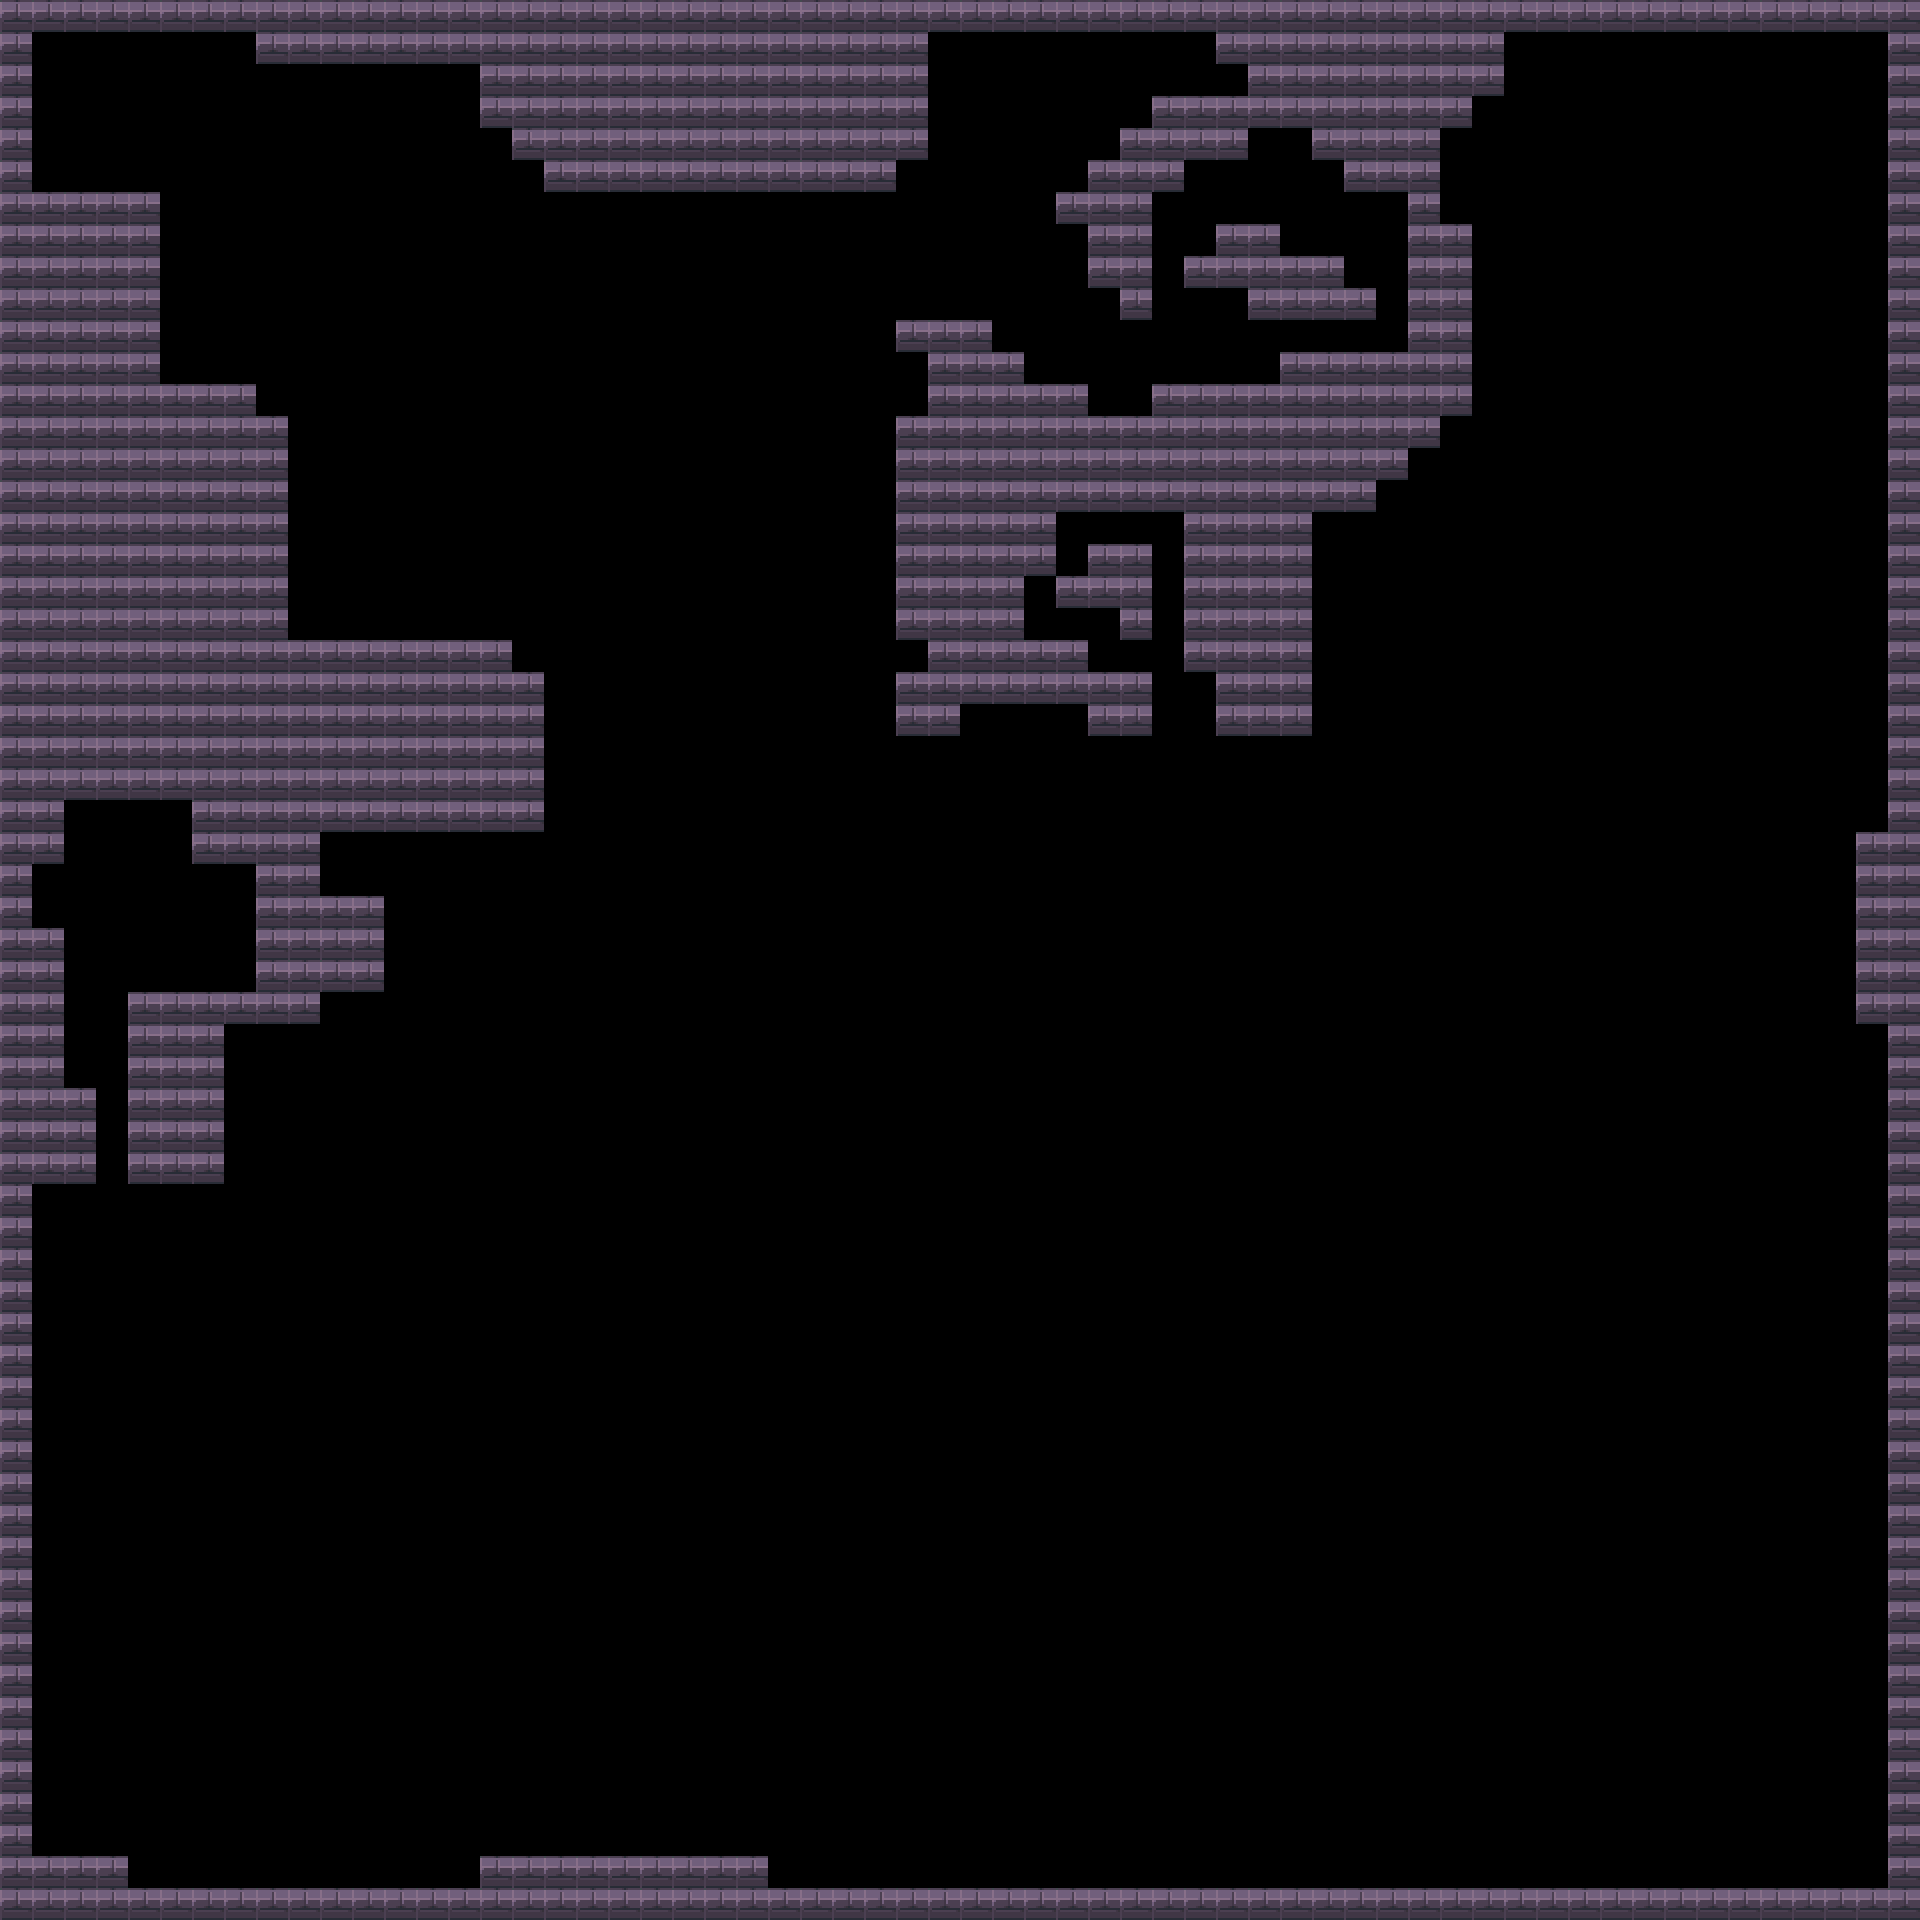

Tiled map render using the project's own tile images. Description and the whole map definition, tile-layer contents included, below:
An orthogonal 60x60 tile map with 32x32 px tiles, 1 tile layer (Tile Layer 1).

<map version="1.5" tiledversion="1.7.2" orientation="orthogonal" renderorder="right-down" width="60" height="60" tilewidth="32" tileheight="32" infinite="0" nextlayerid="2" nextobjectid="1">
 <tileset firstgid="1" source="wall.tsx" />
 <layer id="1" name="Tile Layer 1" width="60" height="60">
  <data encoding="csv">
1,1,1,1,1,1,1,1,1,1,1,1,1,1,1,1,1,1,1,1,1,1,1,1,1,1,1,1,1,1,1,1,1,1,1,1,1,1,1,1,1,1,1,1,1,1,1,1,1,1,1,1,1,1,1,1,1,1,1,1,
1,0,0,0,0,0,0,0,1,1,1,1,1,1,1,1,1,1,1,1,1,1,1,1,1,1,1,1,1,0,0,0,0,0,0,0,0,0,1,1,1,1,1,1,1,1,1,0,0,0,0,0,0,0,0,0,0,0,0,1,
1,0,0,0,0,0,0,0,0,0,0,0,0,0,0,1,1,1,1,1,1,1,1,1,1,1,1,1,1,0,0,0,0,0,0,0,0,0,0,1,1,1,1,1,1,1,1,0,0,0,0,0,0,0,0,0,0,0,0,1,
1,0,0,0,0,0,0,0,0,0,0,0,0,0,0,1,1,1,1,1,1,1,1,1,1,1,1,1,1,0,0,0,0,0,0,0,1,1,1,1,1,1,1,1,1,1,0,0,0,0,0,0,0,0,0,0,0,0,0,1,
1,0,0,0,0,0,0,0,0,0,0,0,0,0,0,0,1,1,1,1,1,1,1,1,1,1,1,1,1,0,0,0,0,0,0,1,1,1,1,0,0,1,1,1,1,0,0,0,0,0,0,0,0,0,0,0,0,0,0,1,
1,0,0,0,0,0,0,0,0,0,0,0,0,0,0,0,0,1,1,1,1,1,1,1,1,1,1,1,0,0,0,0,0,0,1,1,1,0,0,0,0,0,1,1,1,0,0,0,0,0,0,0,0,0,0,0,0,0,0,1,
1,1,1,1,1,0,0,0,0,0,0,0,0,0,0,0,0,0,0,0,0,0,0,0,0,0,0,0,0,0,0,0,0,1,1,1,0,0,0,0,0,0,0,0,1,0,0,0,0,0,0,0,0,0,0,0,0,0,0,1,
1,1,1,1,1,0,0,0,0,0,0,0,0,0,0,0,0,0,0,0,0,0,0,0,0,0,0,0,0,0,0,0,0,0,1,1,0,0,1,1,0,0,0,0,1,1,0,0,0,0,0,0,0,0,0,0,0,0,0,1,
1,1,1,1,1,0,0,0,0,0,0,0,0,0,0,0,0,0,0,0,0,0,0,0,0,0,0,0,0,0,0,0,0,0,1,1,0,1,1,1,1,1,0,0,1,1,0,0,0,0,0,0,0,0,0,0,0,0,0,1,
1,1,1,1,1,0,0,0,0,0,0,0,0,0,0,0,0,0,0,0,0,0,0,0,0,0,0,0,0,0,0,0,0,0,0,1,0,0,0,1,1,1,1,0,1,1,0,0,0,0,0,0,0,0,0,0,0,0,0,1,
1,1,1,1,1,0,0,0,0,0,0,0,0,0,0,0,0,0,0,0,0,0,0,0,0,0,0,0,1,1,1,0,0,0,0,0,0,0,0,0,0,0,0,0,1,1,0,0,0,0,0,0,0,0,0,0,0,0,0,1,
1,1,1,1,1,0,0,0,0,0,0,0,0,0,0,0,0,0,0,0,0,0,0,0,0,0,0,0,0,1,1,1,0,0,0,0,0,0,0,0,1,1,1,1,1,1,0,0,0,0,0,0,0,0,0,0,0,0,0,1,
1,1,1,1,1,1,1,1,0,0,0,0,0,0,0,0,0,0,0,0,0,0,0,0,0,0,0,0,0,1,1,1,1,1,0,0,1,1,1,1,1,1,1,1,1,1,0,0,0,0,0,0,0,0,0,0,0,0,0,1,
1,1,1,1,1,1,1,1,1,0,0,0,0,0,0,0,0,0,0,0,0,0,0,0,0,0,0,0,1,1,1,1,1,1,1,1,1,1,1,1,1,1,1,1,1,0,0,0,0,0,0,0,0,0,0,0,0,0,0,1,
1,1,1,1,1,1,1,1,1,0,0,0,0,0,0,0,0,0,0,0,0,0,0,0,0,0,0,0,1,1,1,1,1,1,1,1,1,1,1,1,1,1,1,1,0,0,0,0,0,0,0,0,0,0,0,0,0,0,0,1,
1,1,1,1,1,1,1,1,1,0,0,0,0,0,0,0,0,0,0,0,0,0,0,0,0,0,0,0,1,1,1,1,1,1,1,1,1,1,1,1,1,1,1,0,0,0,0,0,0,0,0,0,0,0,0,0,0,0,0,1,
1,1,1,1,1,1,1,1,1,0,0,0,0,0,0,0,0,0,0,0,0,0,0,0,0,0,0,0,1,1,1,1,1,0,0,0,0,1,1,1,1,0,0,0,0,0,0,0,0,0,0,0,0,0,0,0,0,0,0,1,
1,1,1,1,1,1,1,1,1,0,0,0,0,0,0,0,0,0,0,0,0,0,0,0,0,0,0,0,1,1,1,1,1,0,1,1,0,1,1,1,1,0,0,0,0,0,0,0,0,0,0,0,0,0,0,0,0,0,0,1,
1,1,1,1,1,1,1,1,1,0,0,0,0,0,0,0,0,0,0,0,0,0,0,0,0,0,0,0,1,1,1,1,0,1,1,1,0,1,1,1,1,0,0,0,0,0,0,0,0,0,0,0,0,0,0,0,0,0,0,1,
1,1,1,1,1,1,1,1,1,0,0,0,0,0,0,0,0,0,0,0,0,0,0,0,0,0,0,0,1,1,1,1,0,0,0,1,0,1,1,1,1,0,0,0,0,0,0,0,0,0,0,0,0,0,0,0,0,0,0,1,
1,1,1,1,1,1,1,1,1,1,1,1,1,1,1,1,0,0,0,0,0,0,0,0,0,0,0,0,0,1,1,1,1,1,0,0,0,1,1,1,1,0,0,0,0,0,0,0,0,0,0,0,0,0,0,0,0,0,0,1,
1,1,1,1,1,1,1,1,1,1,1,1,1,1,1,1,1,0,0,0,0,0,0,0,0,0,0,0,1,1,1,1,1,1,1,1,0,0,1,1,1,0,0,0,0,0,0,0,0,0,0,0,0,0,0,0,0,0,0,1,
1,1,1,1,1,1,1,1,1,1,1,1,1,1,1,1,1,0,0,0,0,0,0,0,0,0,0,0,1,1,0,0,0,0,1,1,0,0,1,1,1,0,0,0,0,0,0,0,0,0,0,0,0,0,0,0,0,0,0,1,
1,1,1,1,1,1,1,1,1,1,1,1,1,1,1,1,1,0,0,0,0,0,0,0,0,0,0,0,0,0,0,0,0,0,0,0,0,0,0,0,0,0,0,0,0,0,0,0,0,0,0,0,0,0,0,0,0,0,0,1,
1,1,1,1,1,1,1,1,1,1,1,1,1,1,1,1,1,0,0,0,0,0,0,0,0,0,0,0,0,0,0,0,0,0,0,0,0,0,0,0,0,0,0,0,0,0,0,0,0,0,0,0,0,0,0,0,0,0,0,1,
1,1,0,0,0,0,1,1,1,1,1,1,1,1,1,1,1,0,0,0,0,0,0,0,0,0,0,0,0,0,0,0,0,0,0,0,0,0,0,0,0,0,0,0,0,0,0,0,0,0,0,0,0,0,0,0,0,0,0,1,
1,1,0,0,0,0,1,1,1,1,0,0,0,0,0,0,0,0,0,0,0,0,0,0,0,0,0,0,0,0,0,0,0,0,0,0,0,0,0,0,0,0,0,0,0,0,0,0,0,0,0,0,0,0,0,0,0,0,1,1,
1,0,0,0,0,0,0,0,1,1,0,0,0,0,0,0,0,0,0,0,0,0,0,0,0,0,0,0,0,0,0,0,0,0,0,0,0,0,0,0,0,0,0,0,0,0,0,0,0,0,0,0,0,0,0,0,0,0,1,1,
1,0,0,0,0,0,0,0,1,1,1,1,0,0,0,0,0,0,0,0,0,0,0,0,0,0,0,0,0,0,0,0,0,0,0,0,0,0,0,0,0,0,0,0,0,0,0,0,0,0,0,0,0,0,0,0,0,0,1,1,
1,1,0,0,0,0,0,0,1,1,1,1,0,0,0,0,0,0,0,0,0,0,0,0,0,0,0,0,0,0,0,0,0,0,0,0,0,0,0,0,0,0,0,0,0,0,0,0,0,0,0,0,0,0,0,0,0,0,1,1,
1,1,0,0,0,0,0,0,1,1,1,1,0,0,0,0,0,0,0,0,0,0,0,0,0,0,0,0,0,0,0,0,0,0,0,0,0,0,0,0,0,0,0,0,0,0,0,0,0,0,0,0,0,0,0,0,0,0,1,1,
1,1,0,0,1,1,1,1,1,1,0,0,0,0,0,0,0,0,0,0,0,0,0,0,0,0,0,0,0,0,0,0,0,0,0,0,0,0,0,0,0,0,0,0,0,0,0,0,0,0,0,0,0,0,0,0,0,0,1,1,
1,1,0,0,1,1,1,0,0,0,0,0,0,0,0,0,0,0,0,0,0,0,0,0,0,0,0,0,0,0,0,0,0,0,0,0,0,0,0,0,0,0,0,0,0,0,0,0,0,0,0,0,0,0,0,0,0,0,0,1,
1,1,0,0,1,1,1,0,0,0,0,0,0,0,0,0,0,0,0,0,0,0,0,0,0,0,0,0,0,0,0,0,0,0,0,0,0,0,0,0,0,0,0,0,0,0,0,0,0,0,0,0,0,0,0,0,0,0,0,1,
1,1,1,0,1,1,1,0,0,0,0,0,0,0,0,0,0,0,0,0,0,0,0,0,0,0,0,0,0,0,0,0,0,0,0,0,0,0,0,0,0,0,0,0,0,0,0,0,0,0,0,0,0,0,0,0,0,0,0,1,
1,1,1,0,1,1,1,0,0,0,0,0,0,0,0,0,0,0,0,0,0,0,0,0,0,0,0,0,0,0,0,0,0,0,0,0,0,0,0,0,0,0,0,0,0,0,0,0,0,0,0,0,0,0,0,0,0,0,0,1,
1,1,1,0,1,1,1,0,0,0,0,0,0,0,0,0,0,0,0,0,0,0,0,0,0,0,0,0,0,0,0,0,0,0,0,0,0,0,0,0,0,0,0,0,0,0,0,0,0,0,0,0,0,0,0,0,0,0,0,1,
1,0,0,0,0,0,0,0,0,0,0,0,0,0,0,0,0,0,0,0,0,0,0,0,0,0,0,0,0,0,0,0,0,0,0,0,0,0,0,0,0,0,0,0,0,0,0,0,0,0,0,0,0,0,0,0,0,0,0,1,
1,0,0,0,0,0,0,0,0,0,0,0,0,0,0,0,0,0,0,0,0,0,0,0,0,0,0,0,0,0,0,0,0,0,0,0,0,0,0,0,0,0,0,0,0,0,0,0,0,0,0,0,0,0,0,0,0,0,0,1,
1,0,0,0,0,0,0,0,0,0,0,0,0,0,0,0,0,0,0,0,0,0,0,0,0,0,0,0,0,0,0,0,0,0,0,0,0,0,0,0,0,0,0,0,0,0,0,0,0,0,0,0,0,0,0,0,0,0,0,1,
1,0,0,0,0,0,0,0,0,0,0,0,0,0,0,0,0,0,0,0,0,0,0,0,0,0,0,0,0,0,0,0,0,0,0,0,0,0,0,0,0,0,0,0,0,0,0,0,0,0,0,0,0,0,0,0,0,0,0,1,
1,0,0,0,0,0,0,0,0,0,0,0,0,0,0,0,0,0,0,0,0,0,0,0,0,0,0,0,0,0,0,0,0,0,0,0,0,0,0,0,0,0,0,0,0,0,0,0,0,0,0,0,0,0,0,0,0,0,0,1,
1,0,0,0,0,0,0,0,0,0,0,0,0,0,0,0,0,0,0,0,0,0,0,0,0,0,0,0,0,0,0,0,0,0,0,0,0,0,0,0,0,0,0,0,0,0,0,0,0,0,0,0,0,0,0,0,0,0,0,1,
1,0,0,0,0,0,0,0,0,0,0,0,0,0,0,0,0,0,0,0,0,0,0,0,0,0,0,0,0,0,0,0,0,0,0,0,0,0,0,0,0,0,0,0,0,0,0,0,0,0,0,0,0,0,0,0,0,0,0,1,
1,0,0,0,0,0,0,0,0,0,0,0,0,0,0,0,0,0,0,0,0,0,0,0,0,0,0,0,0,0,0,0,0,0,0,0,0,0,0,0,0,0,0,0,0,0,0,0,0,0,0,0,0,0,0,0,0,0,0,1,
1,0,0,0,0,0,0,0,0,0,0,0,0,0,0,0,0,0,0,0,0,0,0,0,0,0,0,0,0,0,0,0,0,0,0,0,0,0,0,0,0,0,0,0,0,0,0,0,0,0,0,0,0,0,0,0,0,0,0,1,
1,0,0,0,0,0,0,0,0,0,0,0,0,0,0,0,0,0,0,0,0,0,0,0,0,0,0,0,0,0,0,0,0,0,0,0,0,0,0,0,0,0,0,0,0,0,0,0,0,0,0,0,0,0,0,0,0,0,0,1,
1,0,0,0,0,0,0,0,0,0,0,0,0,0,0,0,0,0,0,0,0,0,0,0,0,0,0,0,0,0,0,0,0,0,0,0,0,0,0,0,0,0,0,0,0,0,0,0,0,0,0,0,0,0,0,0,0,0,0,1,
1,0,0,0,0,0,0,0,0,0,0,0,0,0,0,0,0,0,0,0,0,0,0,0,0,0,0,0,0,0,0,0,0,0,0,0,0,0,0,0,0,0,0,0,0,0,0,0,0,0,0,0,0,0,0,0,0,0,0,1,
1,0,0,0,0,0,0,0,0,0,0,0,0,0,0,0,0,0,0,0,0,0,0,0,0,0,0,0,0,0,0,0,0,0,0,0,0,0,0,0,0,0,0,0,0,0,0,0,0,0,0,0,0,0,0,0,0,0,0,1,
1,0,0,0,0,0,0,0,0,0,0,0,0,0,0,0,0,0,0,0,0,0,0,0,0,0,0,0,0,0,0,0,0,0,0,0,0,0,0,0,0,0,0,0,0,0,0,0,0,0,0,0,0,0,0,0,0,0,0,1,
1,0,0,0,0,0,0,0,0,0,0,0,0,0,0,0,0,0,0,0,0,0,0,0,0,0,0,0,0,0,0,0,0,0,0,0,0,0,0,0,0,0,0,0,0,0,0,0,0,0,0,0,0,0,0,0,0,0,0,1,
1,0,0,0,0,0,0,0,0,0,0,0,0,0,0,0,0,0,0,0,0,0,0,0,0,0,0,0,0,0,0,0,0,0,0,0,0,0,0,0,0,0,0,0,0,0,0,0,0,0,0,0,0,0,0,0,0,0,0,1,
1,0,0,0,0,0,0,0,0,0,0,0,0,0,0,0,0,0,0,0,0,0,0,0,0,0,0,0,0,0,0,0,0,0,0,0,0,0,0,0,0,0,0,0,0,0,0,0,0,0,0,0,0,0,0,0,0,0,0,1,
1,0,0,0,0,0,0,0,0,0,0,0,0,0,0,0,0,0,0,0,0,0,0,0,0,0,0,0,0,0,0,0,0,0,0,0,0,0,0,0,0,0,0,0,0,0,0,0,0,0,0,0,0,0,0,0,0,0,0,1,
1,0,0,0,0,0,0,0,0,0,0,0,0,0,0,0,0,0,0,0,0,0,0,0,0,0,0,0,0,0,0,0,0,0,0,0,0,0,0,0,0,0,0,0,0,0,0,0,0,0,0,0,0,0,0,0,0,0,0,1,
1,0,0,0,0,0,0,0,0,0,0,0,0,0,0,0,0,0,0,0,0,0,0,0,0,0,0,0,0,0,0,0,0,0,0,0,0,0,0,0,0,0,0,0,0,0,0,0,0,0,0,0,0,0,0,0,0,0,0,1,
1,0,0,0,0,0,0,0,0,0,0,0,0,0,0,0,0,0,0,0,0,0,0,0,0,0,0,0,0,0,0,0,0,0,0,0,0,0,0,0,0,0,0,0,0,0,0,0,0,0,0,0,0,0,0,0,0,0,0,1,
1,1,1,1,0,0,0,0,0,0,0,0,0,0,0,1,1,1,1,1,1,1,1,1,0,0,0,0,0,0,0,0,0,0,0,0,0,0,0,0,0,0,0,0,0,0,0,0,0,0,0,0,0,0,0,0,0,0,0,1,
1,1,1,1,1,1,1,1,1,1,1,1,1,1,1,1,1,1,1,1,1,1,1,1,1,1,1,1,1,1,1,1,1,1,1,1,1,1,1,1,1,1,1,1,1,1,1,1,1,1,1,1,1,1,1,1,1,1,1,1
</data>
 </layer>
</map>